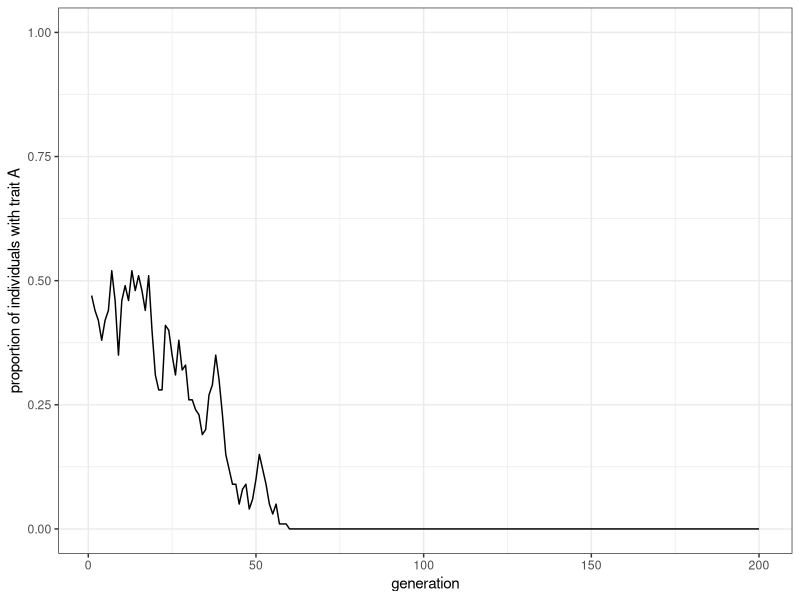
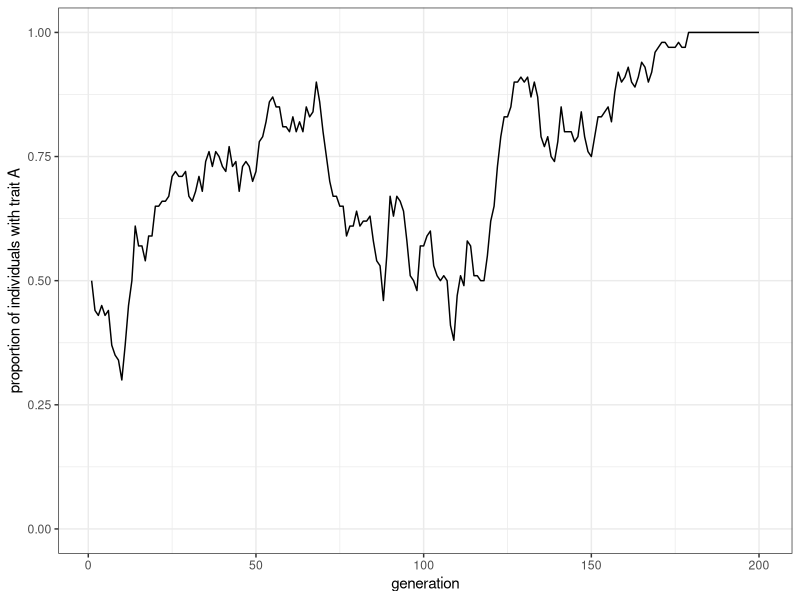
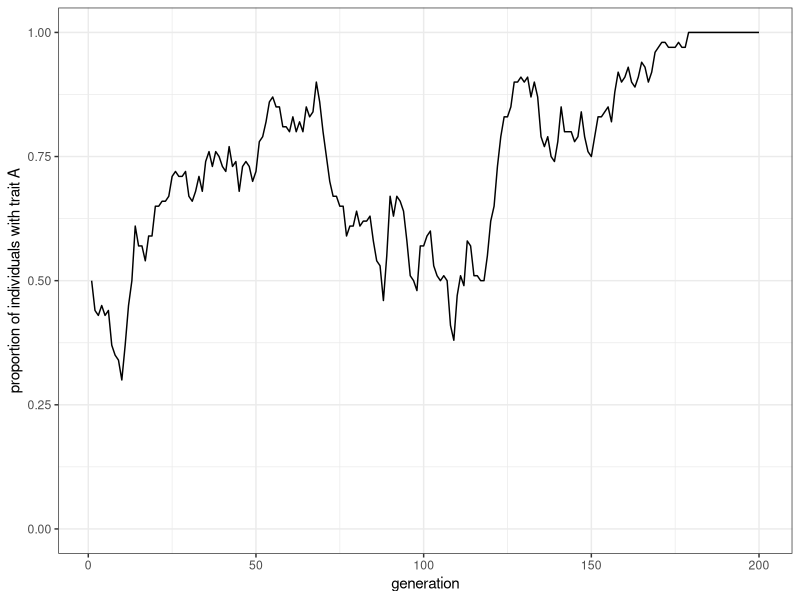
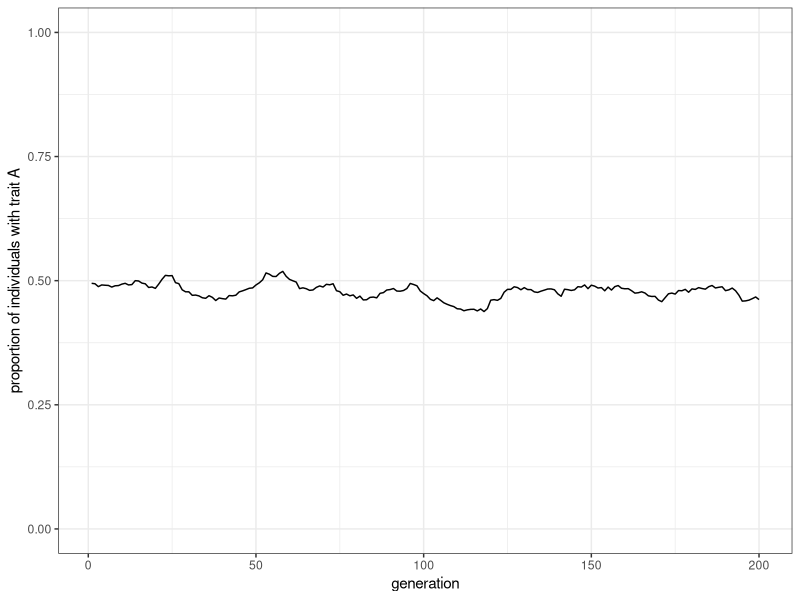
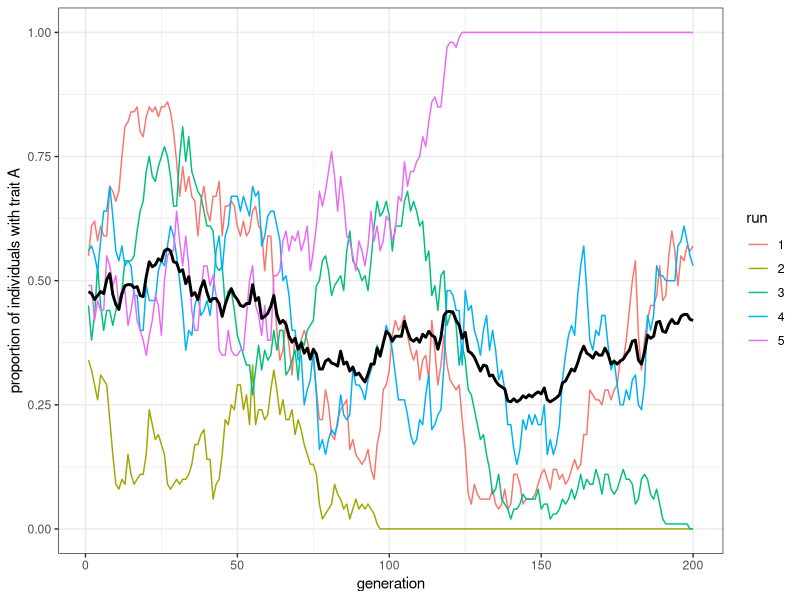
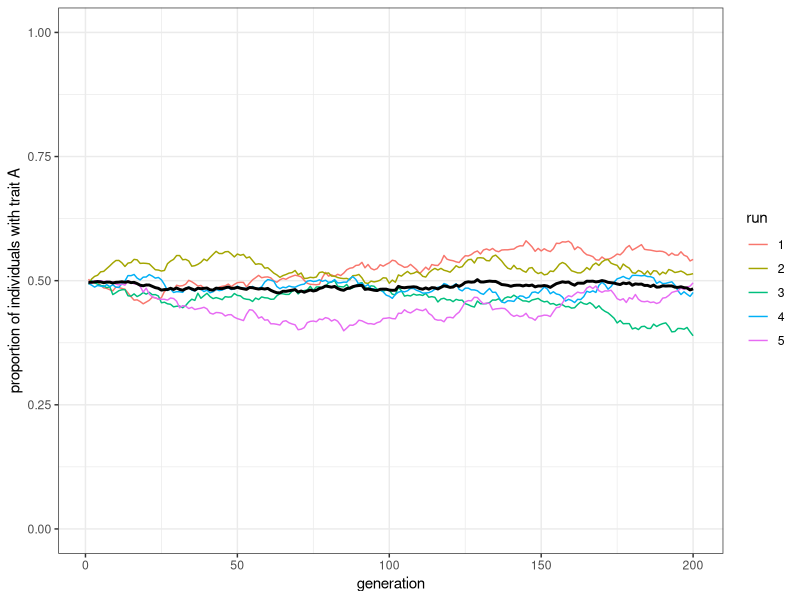
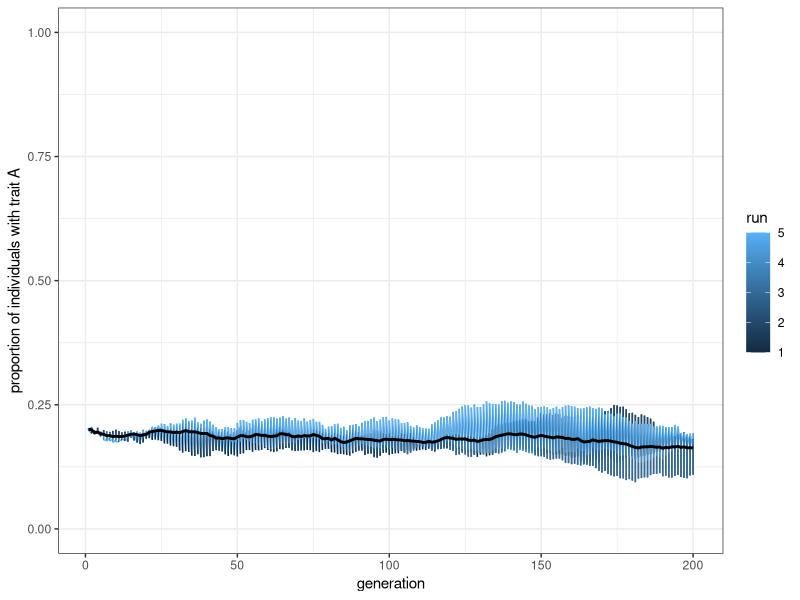

The R source for these figures, in order:
## ---- chunk 1
library(tidyverse)

## ---- chunk 2
population_size <- 100
generations <- 200
## ---- chunk 3
population <- sample(c("A", "B"), population_size, replace = TRUE)
## ---- chunk 4
population
## ---- chunk 5
population[4]
## ---- chunk 6
output <- tibble(generation = 1:generations, proportion_of_trait_a = rep(NA_real_, generations))
output
## ---- chunk 7
output$proportion_of_trait_a[1] <- sum(population == "A") / population_size
output
## ---- chunk 8
 for (generation in 2:generations) {
  # populationテーブルをprevious_populationという新しいテーブルにコピー
  previous_population <- population
  # 前世代の個人からランダムに形質をコピーする
  population <- sample(previous_population, population_size, replace = TRUE)
  # proportion_of_trait_aを計算し、outputの今generation世代のところに格納する
  output$proportion_of_trait_a[generation] <- sum(population == "A") / population_size
}
## ---- chunk 9
ggplot(data = output, aes(x = generation, y = proportion_of_trait_a)) +
  geom_line() +
  ylim(c(0, 1)) +
  theme_bw() +
  ylab("proportion of individuals with trait A")
## ---- chunk 10

model_unbiased_transmission <- function(population_size, generations) {
  population <- sample(c("A", "B"), population_size, replace = TRUE)

  output <- tibble(generation = 1:generations, proportion_of_trait_a = rep(NA, generations))

  output$proportion_of_trait_a[1] <- sum(population == "A") / population_size

  for (generation in 2:generations) {
    # Copy individuals to previous_population tibble
    previous_population <- population 
    
    # Randomly copy from previous generation
    population <- sample(previous_population, population_size, replace = TRUE)
    
    # Get p and put it into output slot for this generation t
    output$proportion_of_trait_a[generation] <- sum(population == "A") / population_size
  }
  # Export data from function
  output
}
## ---- chunk 11
data_unbiased_transmission <- model_unbiased_transmission(population_size = 100, generations = 200)
## ---- chunk 12
plot_single_run <- function(data) {
  ggplot(data = data, aes(x = generation, y = proportion_of_trait_a)) +
    geom_line() +
    ylim(c(0, 1)) +
    theme_bw() +
    ylab("proportion of individuals with trait A")
}
## ---- chunk 13
data_unbiased_transmission |>
  plot_single_run()
## ---- chunk 14
plot_single_run(data_unbiased_transmission)
## ---- chunk 15
model_unbiased_transmission(population_size = 10000, generations = 200) |>
  plot_single_run()
## ---- chunk 16
model_unbiased_transmissions <- function(population_size, generations, runs) {
  output <- tibble(run = factor(), generation = numeric(), proportion_of_trait_a = numeric())
  # 毎回の試行
  for (run in 1:runs) {
    # 1回の試行の結果を保管するtibbleを初期化
    output_single_run <- tibble(run = rep(run, generations) %>% as.factor(), generation = 1:generations, proportion_of_trait_a = rep(NA, generations))
    # 第1世代
    population <- sample(c("A", "B"), population_size, replace = TRUE)
    # 第1世代のproportion_of_trait_aを計算
    proportion_of_trait_a <- sum(population == "A") / population_size
    output_single_run$proportion_of_trait_a[1] <- proportion_of_trait_a
    for (generation in 2:generations) {
      # 前タイムステップまでのpopulationベクトルをprevious_populationに移し替える
      previous_population <- population
      # ランダムに前世代の個人から形質をコピーする
      population <- sample(previous_population, population_size, replace = TRUE)
      # proportion_of_trait_aを計算し、tibbleのうちproportion_of_trait_a列のgeneration行目に格納する
      output_single_run$proportion_of_trait_a[generation] <- sum(population == "A") / population_size
    }
    # output tibbleの一番下に今回の試行の結果をbind_rows()関数で付け加える
    output <- bind_rows(output, output_single_run)
  }
  # 全試行の結果がひとつのoutputというtibbleに集約されたので、それを返り値としてエクスポートする
  output
}
## ---- chunk 17
plot_multiple_runs <- function(data) {
  ggplot(data = data, aes(x = generation, y = proportion_of_trait_a)) +
    geom_line(aes(colour = run)) +
    stat_summary(fun = mean, geom = "line", size = 1) +
    ylim(c(0, 1)) +
    theme_bw() +
    ylab("proportion of individuals with trait A")
}
## ---- chunk 18
data <- model_unbiased_transmissions(population_size = 100, generations = 200, runs = 5)
plot_multiple_runs(data)
## ---- chunk 19
data
## ---- chunk 20
data <- model_unbiased_transmissions(population_size = 10000, generations = 200, runs = 5)
plot_multiple_runs(data)
## ---- chunk 21

model_unbiased_transmissions_varying_initial_condition <- function(
  population_size,
  generations,
  runs, 
  initial_proportion_of_trait_a) {
  output <- tibble(
    run = numeric(), 
    generation = numeric(), 
    proportion_of_trait_a = numeric()
    )
  for (run in 1:runs) {
    # 1回の試行の結果を保管するtibbleを初期化
    output_single_run <- tibble(run = rep(run, generations), generation = 1:generations, proportion_of_trait_a = rep(NA, generations))
    # 第1世代
    population <- sample(c("A", "B"), population_size, replace = TRUE, prob = c(initial_proportion_of_trait_a, 1 - initial_proportion_of_trait_a))
    # 第1世代のproportion_of_trait_aを計算
    proportion_of_trait_a <- sum(population == "A") / population_size
    output_single_run$proportion_of_trait_a[1] <- proportion_of_trait_a
    for (generation in 2:generations) {
      # 前タイムステップまでのpopulationベクトルをprevious_populationに移し替える
      previous_population <- population
      # ランダムに前世代の個人から形質をコピーする
      population <- sample(previous_population, population_size, replace = TRUE)
      # proportion_of_trait_aを計算し、tibbleのうちproportion_of_trait_a列のgeneration行目に格納する
      output_single_run$proportion_of_trait_a[generation] <- sum(population == "A") / population_size
    }
    # output tibbleの一番下に今回の試行の結果をbind_rows()関数で付け加える
    output <- bind_rows(output, output_single_run)
  }
  # 全試行の結果がひとつのoutputというtibbleに集約されたので、それを返り値としてエクスポートする
  output
}
## ---- chunk 22
model_unbiased_transmissions_varying_initial_condition(
  population_size = 10000,
  initial_proportion_of_trait_a = 0.2,
  generations = 200,
  runs = 5) |>
  plot_multiple_runs()
